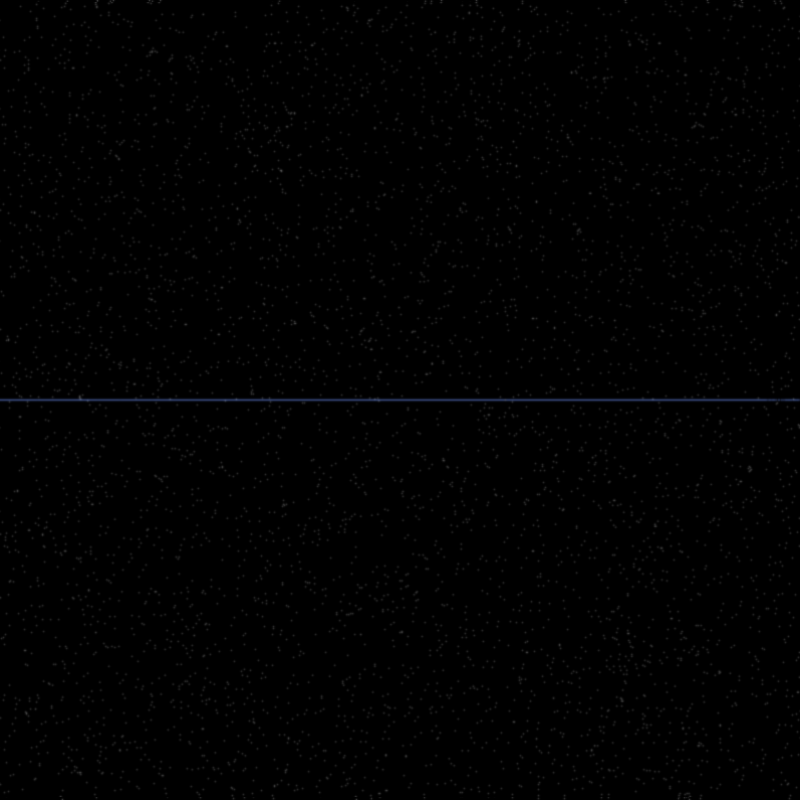
Frame 1 (no input)
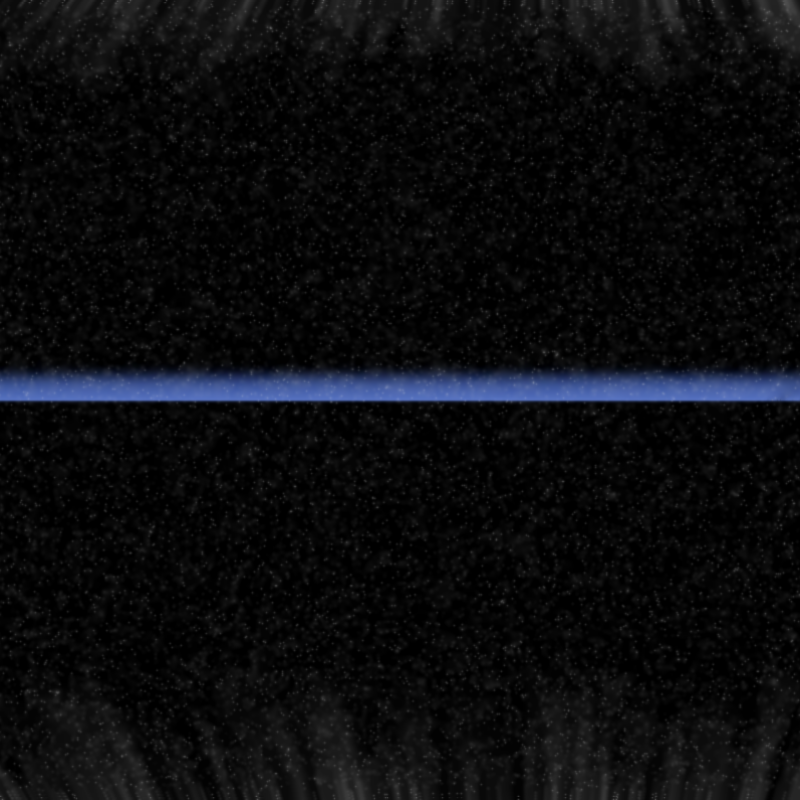
Frame 60 (the mouse pressed at the canvas centre just before this capture)
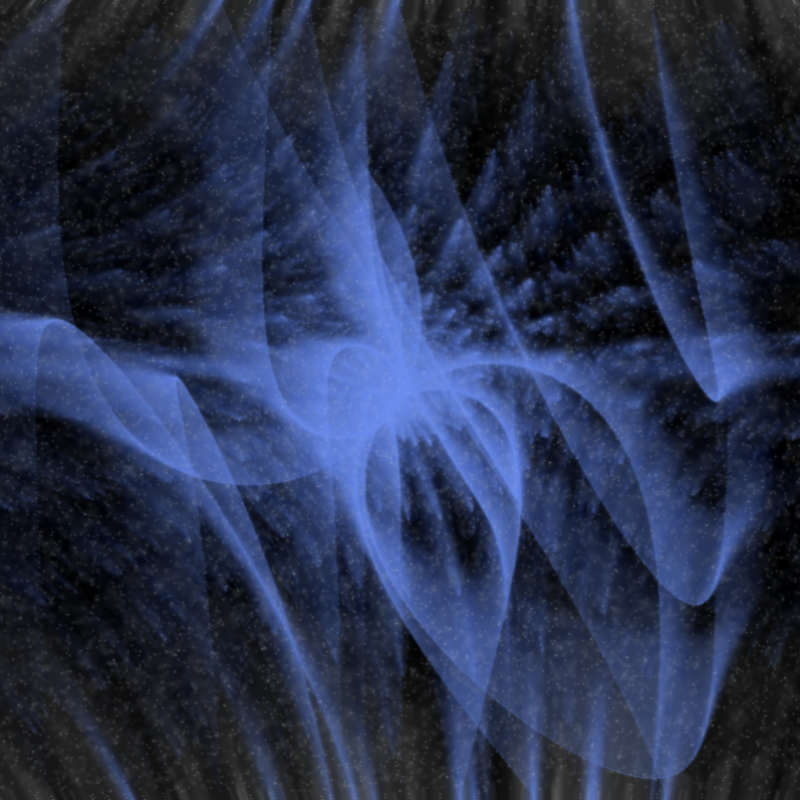
Frame 120 (the mouse held since frame 60 and released just before this capture)

The Processing sketch that drew these frames (run headless with seeded random() and noise(); from frame 60 on, the mouse is pressed at the canvas centre):

// Processing sketch: processing_48269
// ── processing_48269.pde

/* CSC106
CALM -Final Project - STAR OF BETHLEHEM
*/
int a=800, b=a/2;
void setup () {
  background(0);
  size(800, 800);
}

void draw() {
  for (float y=b*1.3;y>0;y-=.1) {
    float x=y*(mouseY-mouseX*100)*.000001;
    
    stroke(#6D8EF0);
    //stroke(#6C4719);
    strokeWeight(1);
    point(b+cos(x)*y*sin(y), b+sin(x)*y*sin(y));
    point(b+cos(x)*y*sin(.005*y), b+sin(x)*y*tan(.05*y));
    point(b+cos(x)*y*sin(.025*y), b+sin(x)*y*tan(.025*y));
    stroke(225);
    point(random(width), random(height));
  }
  filter(11);
  filter(1);
  blend(0, 0, a, a, -2, 2, a+3, a-5, 1);
}

/* Reference
Blurred Spiral	 by Callum Rogers, licensed under Creative Commons Attribution-Share Alike 3.0 and GNU GPL license.
Work: http://openprocessing.org/visuals/?visualID=4878	
License: 
http://creativecommons.org/licenses/by-sa/3.0/
http://creativecommons.org/licenses/GPL/2.0/
*/
